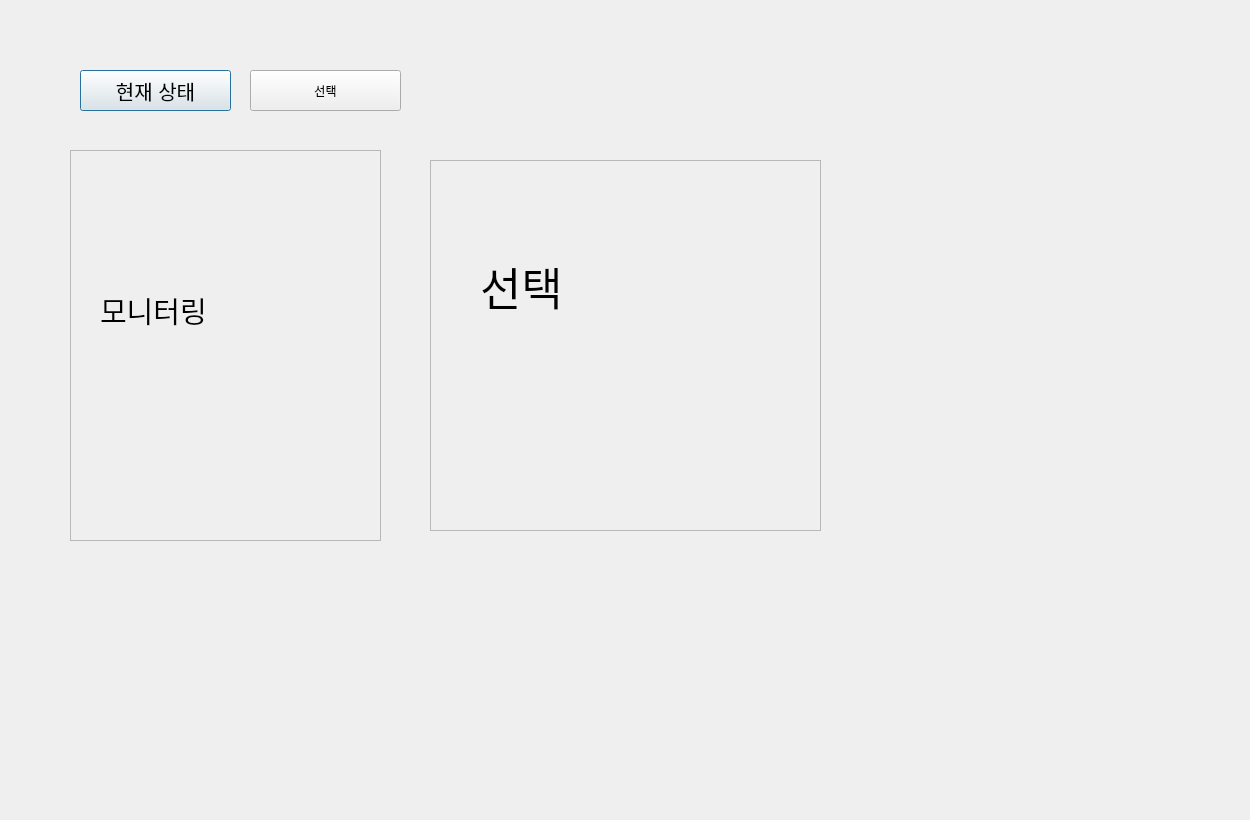
<?xml version="1.0" encoding="UTF-8"?>
<ui version="4.0">
 <class>Dialog</class>
 <widget class="QDialog" name="Dialog">
  <property name="geometry">
   <rect>
    <x>0</x>
    <y>0</y>
    <width>1250</width>
    <height>820</height>
   </rect>
  </property>
  <property name="windowTitle">
   <string>Dialog</string>
  </property>
  <widget class="QPushButton" name="currentBtn">
   <property name="geometry">
    <rect>
     <x>80</x>
     <y>70</y>
     <width>151</width>
     <height>41</height>
    </rect>
   </property>
   <property name="font">
    <font>
     <pointsize>15</pointsize>
    </font>
   </property>
   <property name="text">
    <string>현재 상태</string>
   </property>
  </widget>
  <widget class="QPushButton" name="selectBtn">
   <property name="geometry">
    <rect>
     <x>250</x>
     <y>70</y>
     <width>151</width>
     <height>41</height>
    </rect>
   </property>
   <property name="text">
    <string>선택</string>
   </property>
  </widget>
  <widget class="QFrame" name="currentFrame">
   <property name="geometry">
    <rect>
     <x>70</x>
     <y>150</y>
     <width>311</width>
     <height>391</height>
    </rect>
   </property>
   <property name="frameShape">
    <enum>QFrame::StyledPanel</enum>
   </property>
   <property name="frameShadow">
    <enum>QFrame::Raised</enum>
   </property>
   <widget class="QLabel" name="currentLabel">
    <property name="geometry">
     <rect>
      <x>30</x>
      <y>80</y>
      <width>261</width>
      <height>161</height>
     </rect>
    </property>
    <property name="font">
     <font>
      <pointsize>22</pointsize>
     </font>
    </property>
    <property name="text">
     <string>모니터링</string>
    </property>
   </widget>
  </widget>
  <widget class="QFrame" name="selectFrame">
   <property name="geometry">
    <rect>
     <x>430</x>
     <y>160</y>
     <width>391</width>
     <height>371</height>
    </rect>
   </property>
   <property name="frameShape">
    <enum>QFrame::StyledPanel</enum>
   </property>
   <property name="frameShadow">
    <enum>QFrame::Raised</enum>
   </property>
   <widget class="QLabel" name="selectLabel">
    <property name="geometry">
     <rect>
      <x>50</x>
      <y>60</y>
      <width>261</width>
      <height>131</height>
     </rect>
    </property>
    <property name="font">
     <font>
      <pointsize>34</pointsize>
     </font>
    </property>
    <property name="text">
     <string>선택</string>
    </property>
   </widget>
  </widget>
 </widget>
 <resources/>
 <connections/>
</ui>
